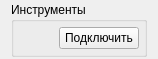
<?xml version="1.0" encoding="UTF-8"?>
<ui version="4.0">
 <class>widgetInstrumentController</class>
 <widget class="QWidget" name="widgetInstrumentController">
  <property name="geometry">
   <rect>
    <x>0</x>
    <y>0</y>
    <width>153</width>
    <height>54</height>
   </rect>
  </property>
  <property name="sizePolicy">
   <sizepolicy hsizetype="Minimum" vsizetype="Minimum">
    <horstretch>0</horstretch>
    <verstretch>0</verstretch>
   </sizepolicy>
  </property>
  <property name="windowTitle">
   <string/>
  </property>
  <layout class="QVBoxLayout" name="verticalLayout">
   <property name="sizeConstraint">
    <enum>QLayout::SetMinimumSize</enum>
   </property>
   <property name="topMargin">
    <number>2</number>
   </property>
   <property name="bottomMargin">
    <number>2</number>
   </property>
   <item>
    <widget class="QGroupBox" name="grpInstruments">
     <property name="sizePolicy">
      <sizepolicy hsizetype="Minimum" vsizetype="Minimum">
       <horstretch>0</horstretch>
       <verstretch>0</verstretch>
      </sizepolicy>
     </property>
     <property name="title">
      <string>Инструменты</string>
     </property>
     <layout class="QVBoxLayout" name="layInstruments">
      <property name="spacing">
       <number>5</number>
      </property>
      <property name="sizeConstraint">
       <enum>QLayout::SetMinimumSize</enum>
      </property>
      <property name="leftMargin">
       <number>5</number>
      </property>
      <property name="topMargin">
       <number>5</number>
      </property>
      <property name="rightMargin">
       <number>5</number>
      </property>
      <property name="bottomMargin">
       <number>5</number>
      </property>
      <item>
       <layout class="QHBoxLayout" name="horizontalLayout">
        <property name="sizeConstraint">
         <enum>QLayout::SetMinimumSize</enum>
        </property>
        <item>
         <spacer name="horizontalSpacer">
          <property name="orientation">
           <enum>Qt::Horizontal</enum>
          </property>
          <property name="sizeHint" stdset="0">
           <size>
            <width>40</width>
            <height>20</height>
           </size>
          </property>
         </spacer>
        </item>
        <item>
         <widget class="QPushButton" name="btnConnect">
          <property name="text">
           <string>Подключить</string>
          </property>
         </widget>
        </item>
       </layout>
      </item>
     </layout>
    </widget>
   </item>
  </layout>
 </widget>
 <resources/>
 <connections/>
</ui>
